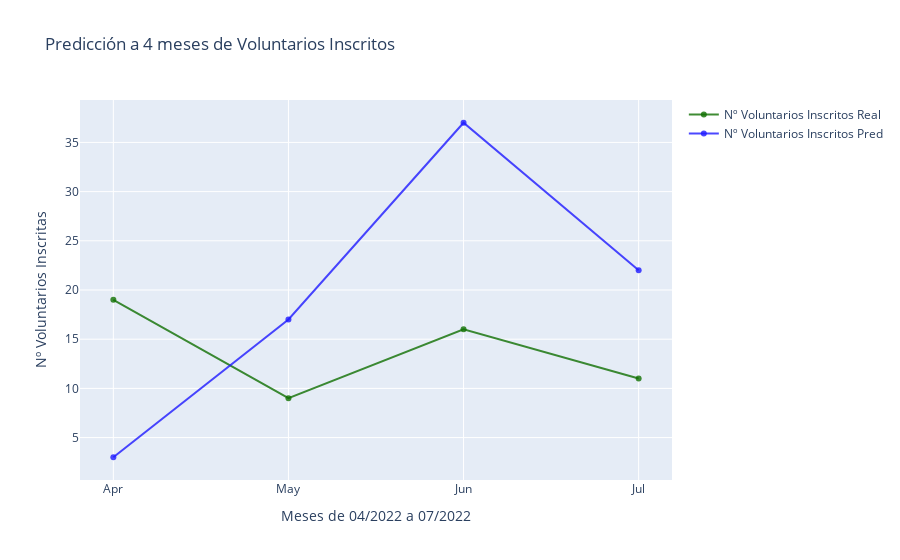

Source (notebook cell):
### Code cell
fig = make_subplots(specs=[[{"secondary_y": False}]])

fig.add_trace(
    go.Scatter(
    x = y_test_pred2_df['meses'],
    y = y_test_pred2_df['inscripciones'],
    name = 'Nº Voluntarios Inscritos Real',
    mode = 'lines+markers',
    marker = dict(color = 'rgba(16, 112, 2, 0.8)'))
)
fig.add_trace(
    go.Scatter(
    x = y_test_pred2_df['meses'],
    y = y_test_pred2_df['predicciones'],
    name = 'Nº Voluntarios Inscritos Pred',
    mode = 'lines+markers',
    marker = dict(color = 'rgba(30, 26, 255, 0.8)'))
)

fig.update_layout(
    title_text='Predicción a 4 meses de Voluntarios Inscritos'
)

fig.update_xaxes(title_text='Meses de 04/2022 a 07/2022')

fig.update_yaxes(title_text='Nº Voluntarios Inscritas')

fig.show()

### Figure 1 — Plotly figure (JSON) as saved in the notebook; plotly's stock layout.template omitted (floating-point values rounded to 4 significant figures)
{"data": [{"marker": {"color": "rgba(16, 112, 2, 0.8)"}, "mode": "lines+markers", "name": "Nº Voluntarios Inscritos Real", "type": "scatter", "x": ["Apr", "May", "Jun", "Jul"], "y": [19, 9, 16, 11]}, {"marker": {"color": "rgba(30, 26, 255, 0.8)"}, "mode": "lines+markers", "name": "Nº Voluntarios Inscritos Pred", "type": "scatter", "x": ["Apr", "May", "Jun", "Jul"], "y": [3, 17, 37, 22]}], "layout": {"title": {"text": "Predicción a 4 meses de Voluntarios Inscritos"}, "xaxis": {"anchor": "y", "domain": [0, 1], "title": {"text": "Meses de 04/2022 a 07/2022"}}, "yaxis": {"anchor": "x", "domain": [0, 1], "title": {"text": "Nº Voluntarios Inscritas"}}}}
